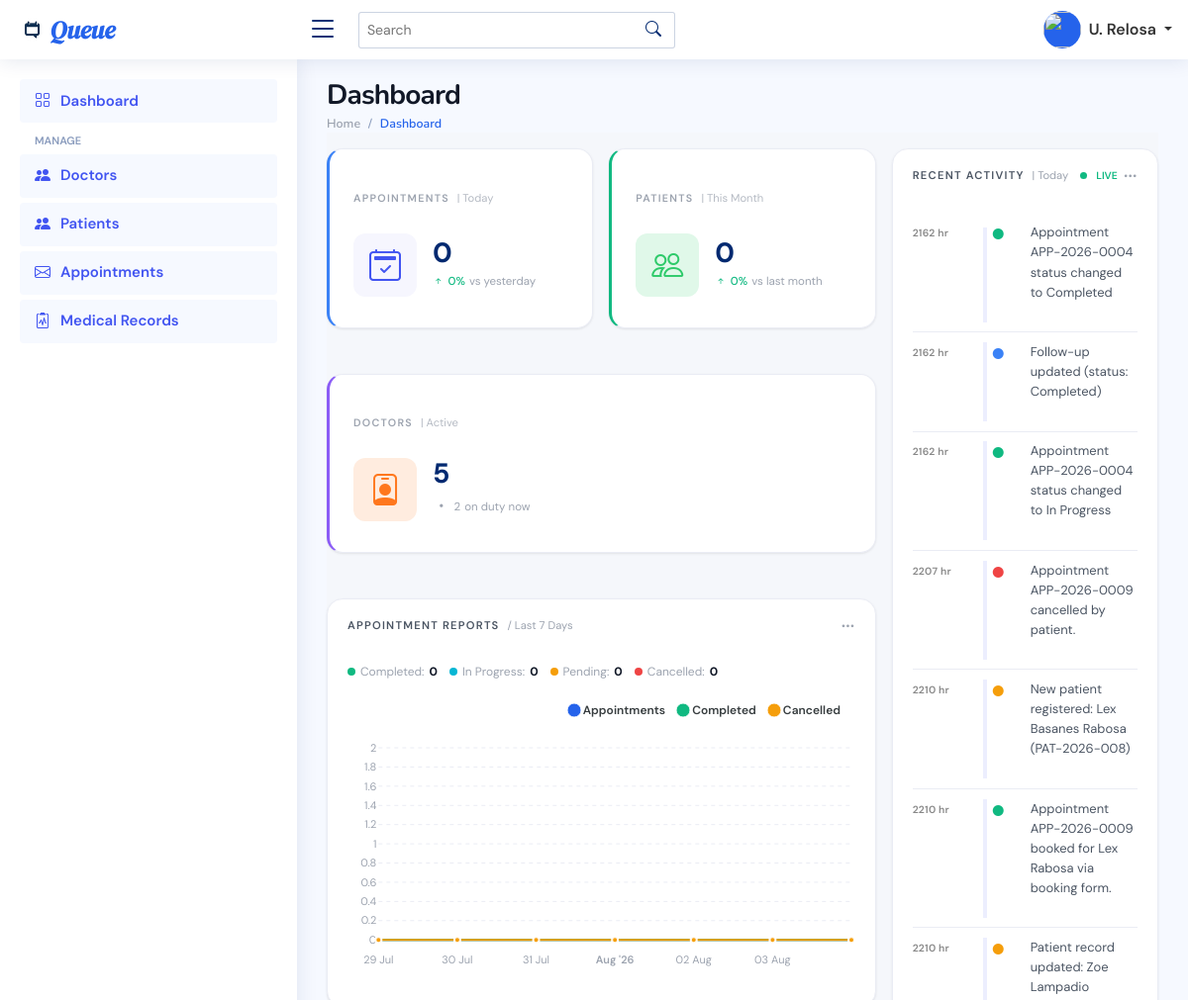
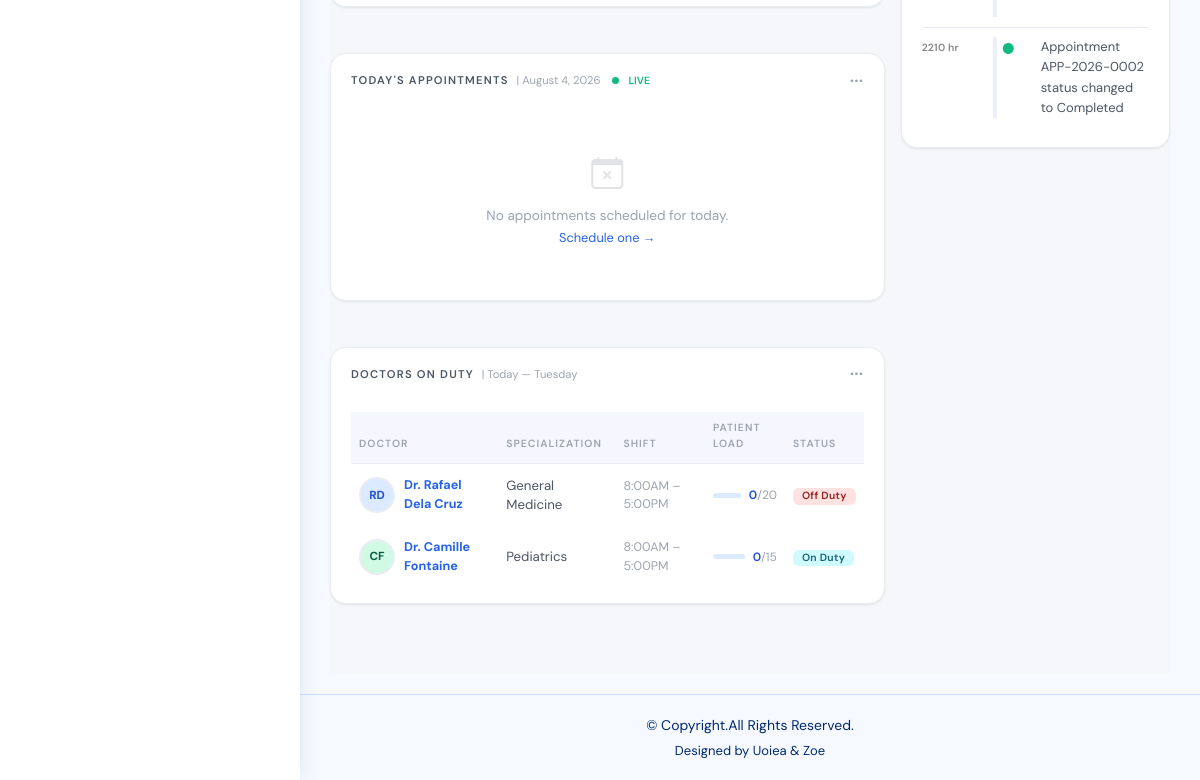
The app's page /public/admin/index (signed in) with its own data (2 pictures, top to bottom).
### tables this page shows
CREATE TABLE `doctors` (
  `id` int(11) NOT NULL,
  `doctorCode` varchar(20) DEFAULT NULL,
  `firstName` varchar(100) NOT NULL,
  `middleName` varchar(100) DEFAULT NULL,
  `lastName` varchar(100) NOT NULL,
  `gender` enum('Male','Female','Other') DEFAULT NULL,
  `dateOfBirth` date DEFAULT NULL,
  `specialization` varchar(100) DEFAULT NULL,
  `department` varchar(100) DEFAULT NULL,
  `contactNumber` varchar(20) DEFAULT NULL,
  `emailAddress` varchar(150) DEFAULT NULL,
  `address` text DEFAULT NULL,
  `employmentStatus` enum('Active','Inactive') NOT NULL DEFAULT 'Active',
  `status` enum('On Duty','Break','Off Duty') NOT NULL DEFAULT 'Off Duty',
  `patientCapacity` int(11) DEFAULT 20,
  `photoUrl` varchar(255) DEFAULT NULL,
  `prcLicenseNo` varchar(50) DEFAULT NULL,
  `yearsOfExperience` int(11) DEFAULT 0,
  `createdAt` timestamp NOT NULL DEFAULT current_timestamp(),
  `updatedAt` timestamp NOT NULL DEFAULT current_timestamp() ON UPDATE current_timestamp(),
  `notes` text DEFAULT NULL
);

CREATE TABLE `recentactivity` (
  `id` int(11) NOT NULL,
  `activityType` varchar(50) NOT NULL,
  `description` text NOT NULL,
  `referenceId` int(11) DEFAULT NULL,
  `referenceType` varchar(50) DEFAULT NULL,
  `createdAt` timestamp NOT NULL DEFAULT current_timestamp()
);

### public/admin/index.php (the view, shortened to what the rows shown need)
<?php
require_once('../../app/config/config.php');
require_once('../../app/models/DashboardModel.php');
$today     = date('Y-m-d');
$dashboard = new DashboardModel($conn);
$dashboard->updateOffDutyDoctors($today);
$dutyDoctors   = $dashboard->getDutyDoctors($today);
$activities    = $dashboard->getRecentActivity();
$avatarBgs    = ['#dbeafe', '#d1fae5', '#fef3c7', '#ede9fe', '#fce7f3', '#cffafe'];
$avatarColors = ['#1d4ed8', '#065f46', '#92400e', '#5b21b6', '#9d174d', '#155e75'];
include('./includes/header.php');
include('./includes/sidebar.php');
?>
<div class="pagetitle">
  <h1>Dashboard</h1>
</div>
<section class="section dashboard">
  <div class="row g-3">
    <div class="col-lg-8">
      <div class="row g-3">
        <div class="col-12">
          <div class="card top-selling overflow-auto">
            <div class="card-body pb-0">
              <?php if (empty($dutyDoctors)): ?>
                <div style="text-align:center;padding:2rem;color:var(--text-muted)">
                  <i class="bi bi-person-slash" style="font-size:2rem;display:block;margin-bottom:.5rem;opacity:.3"></i>
                  <p style="font-size:.85rem;margin:0">No doctors currently on duty.</p>
                  <a href="doctors" style="font-size:.8rem;color:var(--blue-600)">Manage doctors →</a>
                </div>
              <?php else: ?>
                <table class="table table-borderless">
                  <thead>
                    <tr>
                      <th>Doctor</th>
                      <th>Specialization</th>
                      <th>Shift</th>
                      <th>Patient Load</th>
                      <th>Status</th>
                    </tr>
                  </thead>
                  <tbody>
                    <?php foreach ($dutyDoctors as $i => $doc):
                      $bg = $avatarBgs[$i % count($avatarBgs)];
                      $col = $avatarColors[$i % count($avatarColors)];
                      $ini = strtoupper(substr($doc['firstName'], 0, 1) . substr($doc['lastName'], 0, 1));
                      $load = (int)$doc['currentLoad'];
                      $cap = (int)$doc['patientCapacity'] ?: 20;
                      $shift = ($doc['shiftStart'] && $doc['shiftEnd']) ? date('g:iA', strtotime($doc['shiftStart'])) . ' – ' . date('g:iA', strtotime($doc['shiftEnd'])) : 'All day';
                      $statusMap = ['On Duty' => 'bg-info', 'Break' => 'bg-warning', 'Off Duty' => 'bg-danger'];
                      $sCls = $statusMap[$doc['status']] ?? 'bg-secondary';
                    ?>
                      <tr>
                        <th scope="row">
                          <div style="display:flex;align-items:center;gap:9px">
                            <div class="doc-avatar-sm" style="background:<?= $bg ?>;color:<?= $col ?>"><?= $ini ?></div>
                            <a href="doctors" class="text-primary fw-bold">Dr. <?= htmlspecialchars($doc['firstName'] . ' ' . $doc['lastName']) ?></a>
                          </div>
                        </th>
                        <td><?= htmlspecialchars($doc['specialization']) ?></td>
                        <td style="font-size:.78rem;color:var(--text-muted)"><?= $shift ?></td>
                        <td>
                          <div class="duty-progress">
                            <div class="duty-bar">
                            </div>
                            <span class="duty-fraction"><span class="done"><?= $load ?></span><span class="total">/<?= $cap ?></span></span>
                          </div>
                        </td>
                        <td><span class="badge <?= $sCls ?>"><?= htmlspecialchars($doc['status']) ?></span></td>
                      </tr>
                    <?php endforeach; ?>
                  </tbody>
                </table>
              <?php endif; ?>
            </div>
          </div>
        </div>
      </div>
    </div>
    <div class="col-lg-4">
      <div class="card mb-3">
        <div class="card-body d-flex flex-column">
          <div class="activity flex-grow-1" id="activityFeed">
            <?php
            if (!empty($activities)):
              foreach ($activities as $act):
                $diff = time() - strtotime($act['createdAt']);
                $elapsed = $diff < 60 ? $diff . 's' : ($diff < 3600 ? round($diff / 60) . ' min' : round($diff / 3600) . ' hr');
                $type = strtolower($act['activityType'] ?? '');
                $color = 'var(--text-muted)';
                if (str_contains($type, 'appointment') && !str_contains($type, 'cancel')) $color = 'var(--green)';
                elseif (str_contains($type, 'cancel')) $color = 'var(--red)';
                elseif (str_contains($type, 'progress') || str_contains($type, 'update')) $color = 'var(--blue-500)';
                elseif (str_contains($type, 'record')) $color = 'var(--teal)';
                elseif (str_contains($type, 'patient') || str_contains($type, 'register')) $color = 'var(--amber)';
            ?>
                <div class="activity-item d-flex">
                  <div class="activite-label"><?= $elapsed ?></div>
                  <i class='bi bi-circle-fill activity-badge align-self-start' style="color:<?= $color ?>"></i>
                  <div class="activity-content"><?= htmlspecialchars($act['description']) ?></div>
                </div>
              <?php endforeach;
            else: ?>
              <div style="text-align:center;padding:1rem;color:var(--text-muted);font-size:.8rem">No activity today.</div>
            <?php endif; ?>
          </div>
        </div>
      </div>
    </div>
  </div>
</section>
<?php include('./includes/footer.php'); ?>

### records on screen
doctors: ini "RD", firstName+lastName "Rafael Dela Cruz", specialization "General Medicine", load "0", patientCapacity "20", status "Off Duty"
doctors: ini "CF", firstName+lastName "Camille Fontaine", specialization "Pediatrics", load "0", patientCapacity "15", status "On Duty"
recentactivity: createdAt "2162 hr", description "Appointment APP-2026-0004 status changed to Completed"
recentactivity: createdAt "2162 hr", description "Follow-up updated (status: Completed)"
recentactivity: createdAt "2162 hr", description "Appointment APP-2026-0004 status changed to In Progress"
recentactivity: createdAt "2207 hr", description "Appointment APP-2026-0009 cancelled by patient."
recentactivity: createdAt "2210 hr", description "New patient registered: Lex Basanes Rabosa (PAT-2026-008)"
recentactivity: createdAt "2210 hr", description "Appointment APP-2026-0009 booked for Lex Rabosa via booking form."
recentactivity: createdAt "2210 hr", description "Patient record updated: Zoe Lampadio"
recentactivity: createdAt "2210 hr", description "Appointment APP-2026-0002 status changed to Completed"

### other values on screen
$shortName "U. Relosa"
$apptToday "0"
abs($apptTrend) "0"
$patMonth "0"
abs($patTrend) "0"
$totalDoctors "5"
$onDutyNow "2"
$label "Completed"
$count "0"
$label "In Progress"
$label "Pending"
$label "Cancelled"
